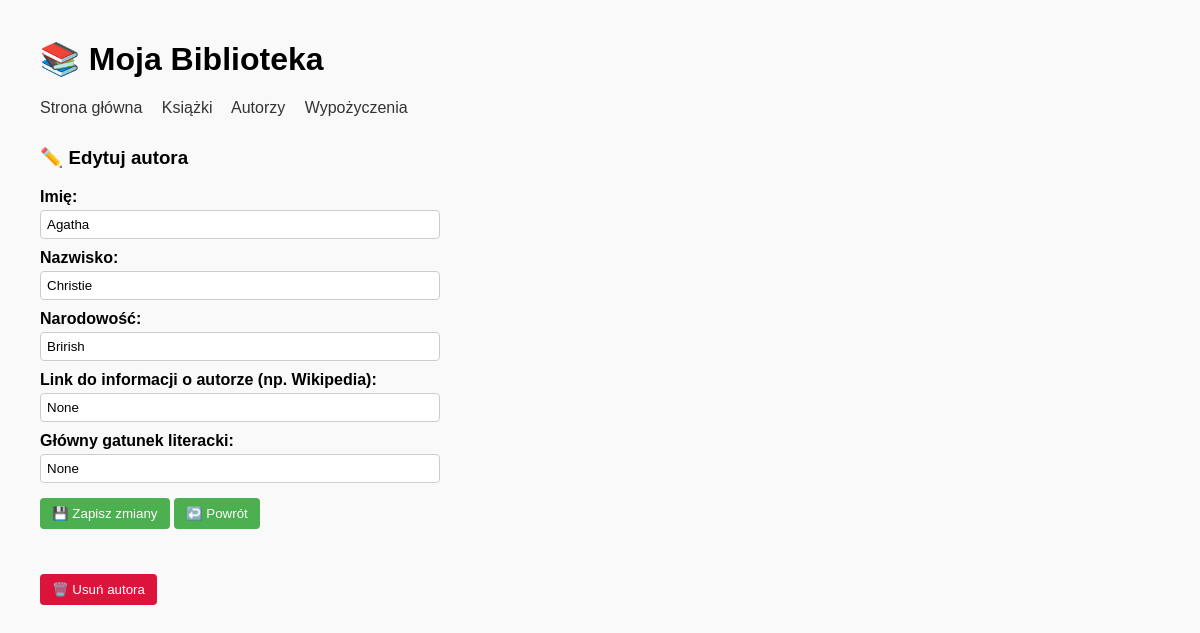
The app's page /authors/edit/1, older data.
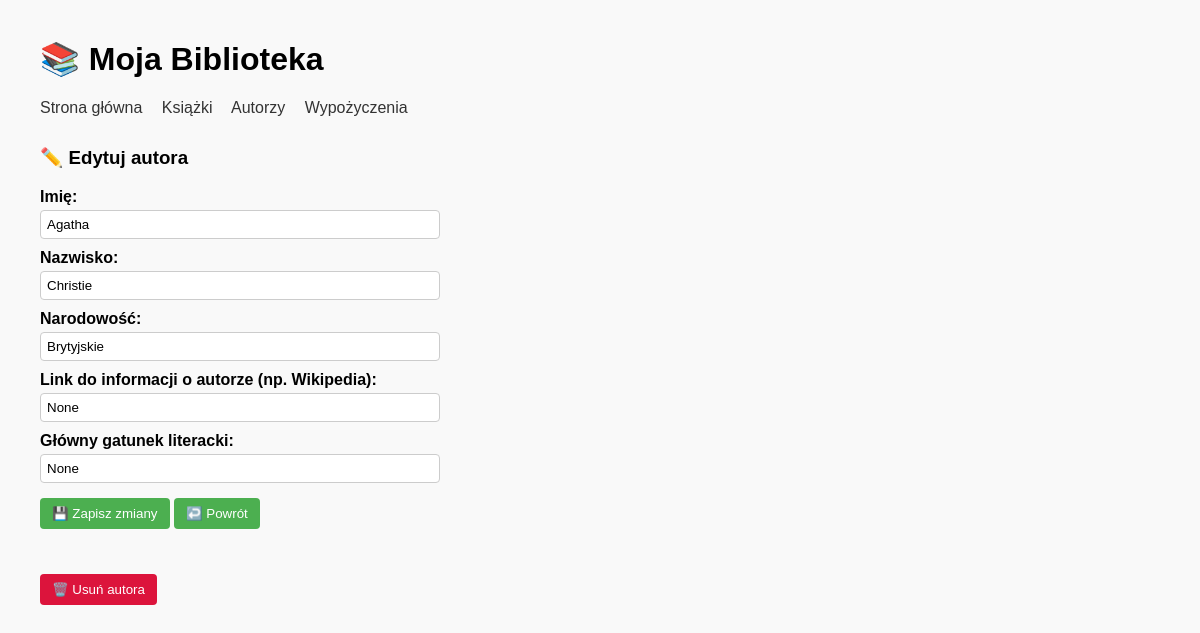
The same page, newer data.
### app/models.py (models this page shows, shortened)
class Author(db.Model):
    __tablename__ = "authors"
    id = db.Column(db.Integer, primary_key=True)
    name = db.Column(db.String(100), nullable=False)
    surname = db.Column(db.String(100), nullable=False)
    nationality = db.Column(db.String(100))
    main_genre = db.Column(db.String(100))
    info_url = db.Column(db.String(300), nullable=True)
    books = db.relationship("Book", backref="author", lazy="dynamic")

### app/routes.py (the view, shortened to what this page needs)
@app.route("/authors/edit/<int:author_id>", methods=["GET", "POST"])
def edit_author(author_id):
    author = Author.query.get_or_404(author_id)
    return render_template("edit_author.html", author=author)

### app/templates/edit_author.html (shortened to what this page needs)
{% extends "base.html" %}
{% block content %}
<h3>✏️ Edytuj autora</h3>
<form method="POST">
    <label for="name">Imię:</label>
    <input type="text" name="name" value="{{ author.name }}" required><br>
    <label for="surname">Nazwisko:</label>
    <input type="text" name="surname" value="{{ author.surname }}" required><br>
    <label for="nationality">Narodowość:</label>
    <input type="text" name="nationality" value="{{ author.nationality }}"><br>
    <label for="info_url">Link do informacji o autorze (np. Wikipedia):</label>
    <input type="url" name="info_url" value="{{ author.info_url }}" placeholder="https://..."><br>
    <label for="main_genre">Główny gatunek literacki:</label>
    <input type="text" name="main_genre" value="{{ author.main_genre if author else '' }}">
    <button type="submit">💾 Zapisz zmiany</button>
    <a href="{{ url_for('authors') }}"><button type="button">↩️ Powrót</button></a>
</form>
<form method="POST" action="{{ url_for('delete_author', author_id=author.id) }}" onsubmit="return confirm('Czy na pewno chcesz usunąć tego autora?');">
    <button type="submit" style="background-color: crimson; color: white;">🗑️ Usuń autora</button>
</form>
{% endblock %}

Row changes from the older to the newer data that the page shows:
changed Author "Agatha": nationality "Brirish" → "Brytyjskie"
